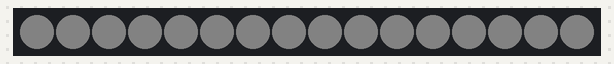
Recording of a sketch running on a simulated Arduino Mega 2560, built with avr-gcc and run on an emulated ATmega2560. On the bench: 16 RGB LEDs in strip order, left to right. Dim RGB values are drawn brighter than linear.

Above: at 0.1 s.
At 0.6 s:
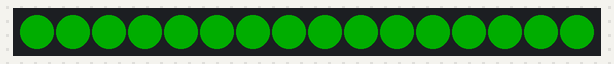
At 1.1 s:
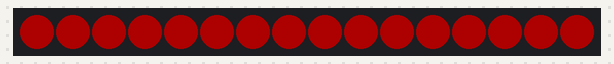

Measured:
- by itself, everything shown: repeats every 1.5 s, in 3 steps
- what the display in image 1 shows lasts 0.5 s, from 0.5 s to 1.0 s

The sketch:

rgb_pico20240.ino
```cpp
#include <Adafruit_NeoPixel.h>
#ifdef __AVR__
#include <avr/power.h> // Required for 16 MHz Adafruit Trinket
#endif

#define PIN        23
#define NUMPIXELS 16


Adafruit_NeoPixel pixels(NUMPIXELS, PIN, NEO_GRB + NEO_KHZ800);

void NeoBlink(int num, int wait)
{
  for (int i = 0; i < num; i++)
  {
    pixels.setPixelColor(i, 35, 35, 35);
  }
  pixels.show();
  delay(wait);
  for (int j = 0; j < num; j++)
  {
    pixels.setPixelColor(j, 0, 255, 0);
  }
  pixels.show();
  delay(wait);
  for (int t = 0; t < num; t++)
  {
    pixels.setPixelColor(t, 255, 0, 0);
  }
  pixels.show();
  delay(wait);
}

void setup()
{
  pixels.begin();
  pixels.setBrightness(50);
}

void loop()
{
  NeoBlink(16, 500);
}
```
